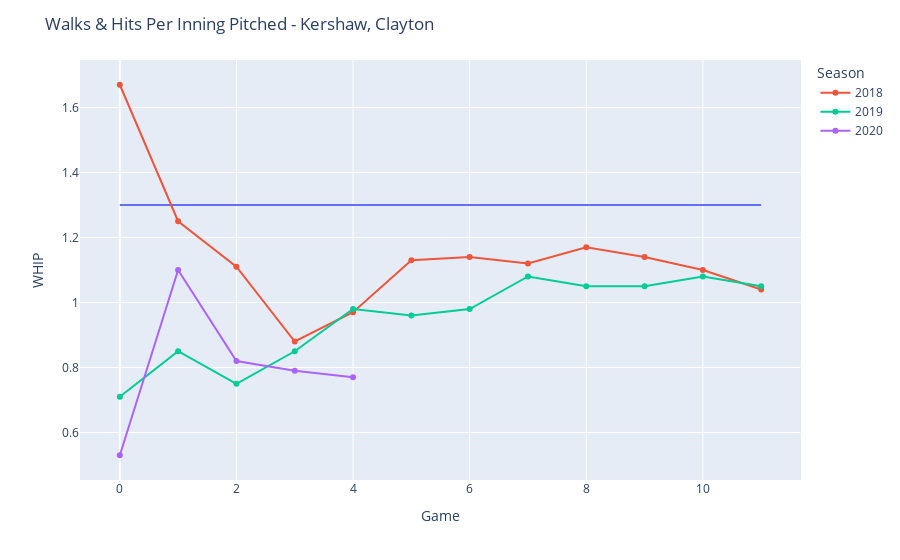

Notebook code cell kept with this figure:
### Code cell
pitcher_WHIP('Kershaw, Clayton', games=12)

### Figure 1 — Plotly figure (JSON) as saved in the notebook; plotly's stock layout.template omitted (floating-point values rounded to 4 significant figures)
{"data": [{"hovertemplate": "x=%{x}<br>y=%{y}<extra></extra>", "legendgroup": "", "line": {"color": "#636efa", "dash": "solid"}, "mode": "lines", "name": "", "orientation": "v", "showlegend": false, "type": "scatter", "x": [0, 1, 2, 3, 4, 5, 6, 7, 8, 9, 10, 11], "xaxis": "x", "y": [1.3, 1.3, 1.3, 1.3, 1.3, 1.3, 1.3, 1.3, 1.3, 1.3, 1.3, 1.3], "yaxis": "y"}, {"name": "2018", "type": "scatter", "x": [0, 1, 2, 3, 4, 5, 6, 7, 8, 9, 10, 11], "y": [1.67, 1.25, 1.11, 0.88, 0.97, 1.13, 1.14, 1.12, 1.17, 1.14, 1.1, 1.04]}, {"name": "2019", "type": "scatter", "x": [0, 1, 2, 3, 4, 5, 6, 7, 8, 9, 10, 11], "y": [0.71, 0.85, 0.75, 0.85, 0.98, 0.96, 0.98, 1.08, 1.05, 1.05, 1.08, 1.05]}, {"name": "2020", "type": "scatter", "x": [0, 1, 2, 3, 4], "y": [0.53, 1.1, 0.82, 0.79, 0.77]}], "layout": {"legend": {"title": {"text": "Season"}, "tracegroupgap": 0}, "margin": {"t": 60}, "title": {"text": "Walks & Hits Per Inning Pitched - Kershaw, Clayton"}, "xaxis": {"anchor": "y", "domain": [0, 1], "title": {"text": "Game"}}, "yaxis": {"anchor": "x", "domain": [0, 1], "title": {"text": "WHIP"}}}}
